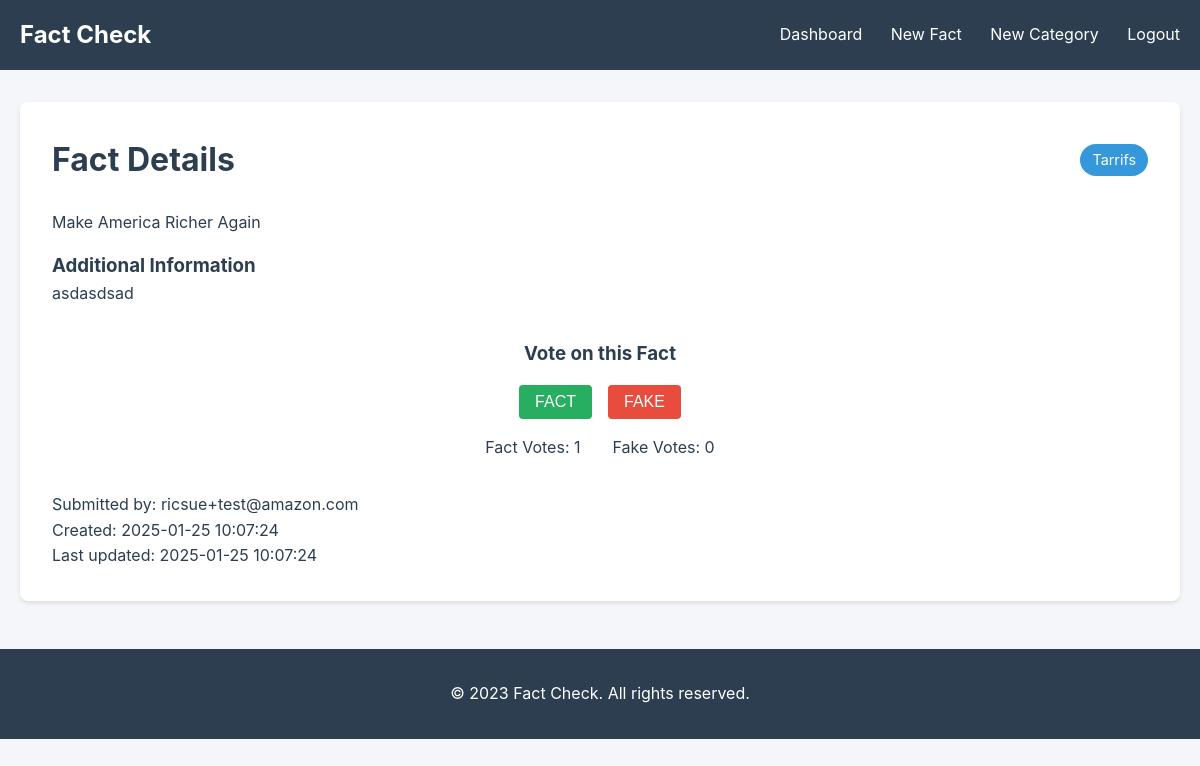
The app's page /fact/1 (signed in) with its own data.
### models/category.py (models this page shows)
class Category(db.Model):
    __tablename__ = 'categories'
    category_id = db.Column(db.Integer, primary_key=True)
    name = db.Column(db.String(100), unique=True, nullable=False)
    description = db.Column(db.Text)

### models/fact.py (models this page shows)
class Fact(db.Model):
    __tablename__ = 'facts'
    fact_id = db.Column(db.Integer, primary_key=True)
    user_id = db.Column(db.Integer, db.ForeignKey('users.user_id'), nullable=False)
    category_id = db.Column(db.Integer, db.ForeignKey('categories.category_id'), nullable=False)
    content = db.Column(db.Text, nullable=False)
    supporting_url = db.Column(db.Text)
    supporting_info = db.Column(db.Text)
    created_at = db.Column(db.DateTime, default=datetime.utcnow)
    updated_at = db.Column(db.DateTime, default=datetime.utcnow, onupdate=datetime.utcnow)
    user = db.relationship('User', backref=db.backref('facts', lazy=True))
    category = db.relationship('Category', backref=db.backref('facts', lazy=True))
    votes = db.relationship('Vote', backref='fact', lazy=True)

### models/user.py (models this page shows, shortened)
class User(UserMixin, db.Model):
    __tablename__ = 'users'
    user_id = db.Column(db.Integer, primary_key=True)
    email = db.Column(db.String(255), unique=True, nullable=False)
    username = db.Column(db.String(100), nullable=False)
    password_hash = db.Column(db.String(255), nullable=False)
    created_at = db.Column(db.DateTime, default=db.func.current_timestamp())

### routes/main.py (the view)
@main_bp.route('/fact/<int:fact_id>')
@login_required
def view_fact(fact_id):
    fact = Fact.query.get_or_404(fact_id)
    return render_template('main/view_fact.html', fact=fact)

### app.py (called while the page is built)
def create_app(config_class=Config):
    app = Flask(__name__)
    app.config.from_object(config_class)
    db.init_app(app)
    login_manager.init_app(app)
    login_manager.login_view = 'auth.login'
    login_manager.login_message = 'Please log in to access this page.'
    @login_manager.user_loader
    def load_user(user_id):
        return User.query.get(int(user_id))
    from routes.main import main_bp
    from routes.auth import auth_bp
    app.register_blueprint(main_bp)
    app.register_blueprint(auth_bp)
    with app.app_context():
        db.create_all()
    return app

### templates/main/view_fact.html (shortened to what this page needs)
{% extends "base.html" %}
{% block content %}
<div class="fact-detail">
    <div class="fact-header">
        <h1>Fact Details</h1>
        <span class="category-badge">{{ fact.category.name }}</span>
    </div>
    <div class="fact-body">
        <p class="fact-content">{{ fact.content }}</p>
        {% if fact.supporting_info %}
            <div class="supporting-info">
                <h3>Additional Information</h3>
                <p>{{ fact.supporting_info }}</p>
            </div>
        {% endif %}
    </div>
    <div class="voting-section">
        <h3>Vote on this Fact</h3>
        <form action="{{ url_for('main.vote_fact', fact_id=fact.fact_id) }}" method="post" class="vote-form">
            <button type="submit" name="vote_type" value="FACT" class="btn fact-btn">FACT</button>
            <button type="submit" name="vote_type" value="FAKE" class="btn fake-btn">FAKE</button>
        </form>
        <div class="vote-stats">
            {% set fact_votes = fact.votes|selectattr("vote_type", "equalto", "FACT")|list|length %}
            {% set fake_votes = fact.votes|selectattr("vote_type", "equalto", "FAKE")|list|length %}
            <div class="stat">
                <span class="label">Fact Votes:</span>
                <span class="value">{{ fact_votes }}</span>
            </div>
            <div class="stat">
                <span class="label">Fake Votes:</span>
                <span class="value">{{ fake_votes }}</span>
            </div>
        </div>
    </div>
    <div class="meta-info">
        <p>Submitted by: {{ fact.user.name or fact.user.email }}</p>
        <p>Created: {{ fact.created_at.strftime('%Y-%m-%d %H:%M:%S') }}</p>
        {% if fact.updated_at != fact.created_at %}
            <p>Last updated: {{ fact.updated_at.strftime('%Y-%m-%d %H:%M:%S') }}</p>
        {% endif %}
    </div>
</div>
{% endblock %}

### templates/base.html (shortened to what this page needs)
<!DOCTYPE html>
<html lang="en">
<head>
    <link rel="stylesheet" href="{{ url_for('static', filename='css/style.css') }}">
</head>
<body>
    <nav class="navbar">
        <div class="container">
            <a href="{{ url_for('main.dashboard') }}" class="brand">Fact Check</a>
            <div class="nav-links">
                {% if current_user.is_authenticated %}
                    <a href="{{ url_for('main.dashboard') }}">Dashboard</a>
                    <a href="{{ url_for('main.create_fact') }}">New Fact</a>
                    <a href="{{ url_for('main.create_category') }}">New Category</a>
                    <a href="{{ url_for('auth.logout') }}">Logout</a>
                {% else %}
                    <a href="{{ url_for('auth.login') }}">Login</a>
                    <a href="{{ url_for('auth.register') }}">Register</a>
                {% endif %}
            </div>
        </div>
    </nav>
    <main class="container">
        {% block content %}{% endblock %}
    </main>
    <footer class="footer">
        <div class="container">
            <p>&copy; 2023 Fact Check. All rights reserved.</p>
        </div>
    </footer>
</body>
</html>

### static/css/style.css (style rules this page uses)
:root { --primary-color: #2c3e50; --secondary-color: #3498db; --background-color: #f5f6fa; --text-color: #2c3e50; --border-color: #dcdde1; --success-color: #27ae60; --danger-color: #e74c3c; }
* { margin: 0; padding: 0; box-sizing: border-box; }
body { font-family: -apple-system, BlinkMacSystemFont, "Segoe UI", Roboto, "Helvetica Neue", Arial, sans-serif; line-height: 1.6; color: var(--text-color); background-color: var(--background-color); }
.container { max-width: 1200px; margin: 0 auto; padding: 0 20px; }
.navbar { background-color: var(--primary-color); padding: 1rem 0; margin-bottom: 2rem; }
.navbar .container { display: flex; justify-content: space-between; align-items: center; }
.brand { color: white; text-decoration: none; font-size: 1.5rem; font-weight: bold; }
.nav-links a { color: white; text-decoration: none; margin-left: 1.5rem; }
.btn { display: inline-block; padding: 0.5rem 1rem; border: none; border-radius: 4px; text-decoration: none; cursor: pointer; font-size: 1rem; transition: background-color 0.3s; }
.btn.fact-btn { background-color: var(--success-color); color: white; }
.btn.fake-btn { background-color: var(--danger-color); color: white; }
.fact-content { margin-bottom: 1rem; }
.fact-detail { background-color: white; padding: 2rem; border-radius: 8px; box-shadow: 0 2px 4px rgba(0, 0, 0, 0.1); }
.fact-header { display: flex; justify-content: space-between; align-items: center; margin-bottom: 1.5rem; }
.category-badge { background-color: var(--secondary-color); color: white; padding: 0.25rem 0.75rem; border-radius: 20px; font-size: 0.9rem; }
.voting-section { margin: 2rem 0; text-align: center; }
.vote-form { display: flex; justify-content: center; gap: 1rem; margin: 1rem 0; }
.vote-stats { display: flex; justify-content: center; gap: 2rem; }
.footer { margin-top: 3rem; padding: 2rem 0; background-color: var(--primary-color); color: white; text-align: center; }

### records on screen
Category: category.name "Tarrifs"
Fact: content "Make America Richer Again", supporting_info "asdasdsad", created_at "2025-01-25 10:07:24", updated_at "2025-01-25 10:07:24"
User: user "ricsue+test@amazon.com"

### other values on screen
{{ fact_votes }} "1"
{{ fake_votes }} "0"
